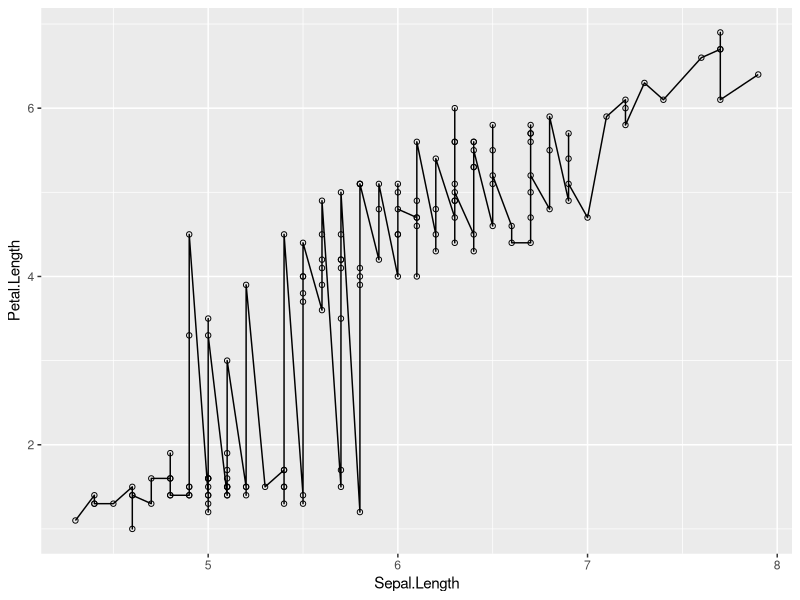

This chart was generated by the following R code: (Note: this script raises an error after producing the figure.)
# what does this do?
library(tidyverse) 


# what does this do?
d <- iris 


# what does this do?
d <- iris %>%  
  pivot_longer(cols = c(Petal.Length, Sepal.Length))


# what does this do?
iris %>% 
  ggplot(aes(x = Sepal.Length, y = Petal.Length)) +
  geom_point(shape = 21) +
  geom_line()



# what is wrong here?
iris %>% 
  ggplot(aes(x = Sepal.length, y = petal.Length)) +
  geom_point(shape = 21) +
  geom_line()
  